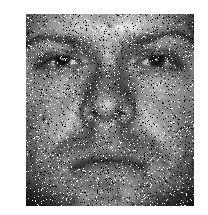
#> input picture te.jpg, 208 x 215 px, found by its file name
$ jupyter execute SharpeningVectorMedianFilter.ipynb   (shell and % lines are left out)
#> lines starting #> are read from the running program, lines starting #| are printed output that depends on the picture; after the words box and inside, x2 and y2 are one past the last pixel; in counts of white or black regions, pixels touching at a corner belong together
#> further down, img is the input picture: shape (215, 208, 3); min 0, max 255, mean 154.3
[cell 1]
import cv2
import numpy as np
from matplotlib import pyplot as plt
import copy
import math

[cell 2]
def getRegion(I,u,v,r):
    p = []
    for i in range(u-r,u+r):
        for j in range(v-r,v+r):
            if ((u-i)**2 + (v-j)**2)<=r*r:
                p.append(I[i,j])
    return p
def TrimmedAggregateDistance(pi,p,a):
    n = len(p)
    D = []
    for i in range(0,n):
        dq = 0
        for k in range(0,2):
            dq = dq + abs(pi[k]-p[i][k])
        D.append(dq)
    D.sort()
    d = 0
    for i in range(1,a):
        d = d + D[i]
    return d
def SharpeningVectorMedianFilter(img,r,s,t):
#> called with r = 3, s = 0.5, t = 2
    m = img.shape[0]
#> m = 215
    n = img.shape[1]
#> n = 208
    img2 = copy.copy(img)
    for i in range(r,m-r):
        for j in range(r, n-r):
            p = getRegion(img,i,j,r)
            x = len(p)
            a = round(x - s*(x - 2))
            dctr = TrimmedAggregateDistance(img[i,j],p,a)
            dmin = math.inf
            for pi in p:
                d = TrimmedAggregateDistance(pi,p,a)
                if (d<dmin):
                    pmin = pi
                    dmin = d
            if(dctr - dmin)>t*a:
                img2[i,j] = pmin
            else:
                img2[i,j] = img[i,j]
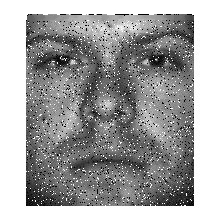
#> img2: shape (215, 208, 3); 3.43% of pixels changed, all inside (x1, y1, x2, y2) = (24, 8, 200, 21)
    return img2

[cell 3]
img =cv2.imread("C:/Users/Acer/opencvProj/te.jpg")
img = cv2.cvtColor(img, cv2.COLOR_BGR2RGB)
plt.imshow(img)
plt.show()
nimg = SharpeningVectorMedianFilter(img,3, 0.5,2)
plt.imshow(nimg)
plt.show()
